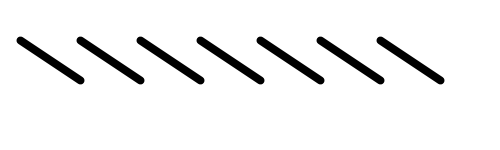
Frame 1 (no input)
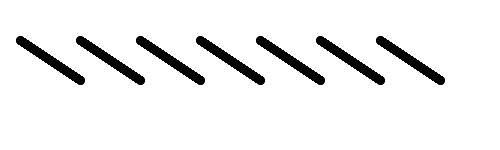
Frame 60 (the mouse pressed at the canvas centre just before this capture)
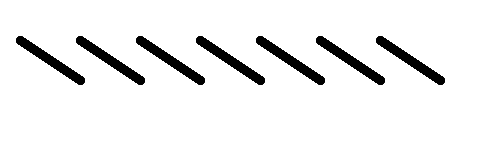
Frame 120 (the mouse held since frame 60 and released just before this capture)

The Processing sketch that drew these frames (run headless with seeded random() and noise(); from frame 60 on, the mouse is pressed at the canvas centre):

// Processing sketch: sketch_embeded_for_loops
// ── sketch_embeded_for_loops.pde
void setup() {
  size(500, 150);
  background(255);
}

void draw() {
  strokeWeight(8);
  /*line(20, 40, 80, 80);
  line(80, 40, 140, 80);
  line(140, 40, 200, 80);
  line(200, 40, 260, 80);
  line(260, 40, 320, 80);
  line(320, 40, 380, 80);
  line(380, 40, 440, 80);*/
  
  for(int i = 0; i < 7; i = i + 1) {
    //println(i);
    int mult = (60*i);
    line(20 + mult, 40, 80 + mult , 80);
  }
}
